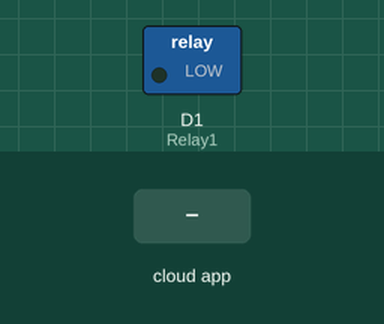
Bench run of a sketch on a simulated ESP8266 (NodeMCU). Parts: switched loads named in the sketch (green lamp = pin HIGH). The inputs (shaded band) are chosen by the test bench. WiFi joins after 1.5 s; servers stay silent unless stated; no MQTT or app messages arrive unless stated; what the sketch prints to the serial monitor is not drawn.

Above: at 2.7 s.
2.8 s: the phone or cloud app sets Light to 0
At 3.2 s:
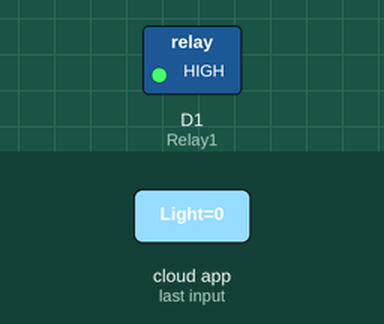
4.3 s: the phone or cloud app sets Light to 1
At 5.1 s:
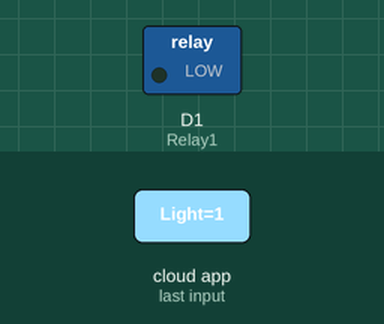
Timing chart, 0 to 7.3 s (numbered marks = the images above; inputs shaded):
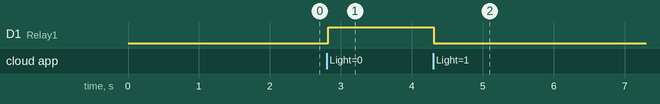

The sketch:

G-Home_by_IFTTT.ino
```cpp
#include <ESP8266WiFi.h>
#include "Adafruit_MQTT.h"
#include "Adafruit_MQTT_Client.h"

#define Relay1            D1

#define WLAN_SSID       "WIFI NAME"             // Your SSID
#define WLAN_PASS       "WIFI PASS"        // Your password

/************************* Adafruit.io Setup *********************************/

#define AIO_SERVER      "io.adafruit.com"
#define AIO_SERVERPORT  1883                   // use 8883 for SSL
#define AIO_USERNAME    "ADAFRUIT Username"            // Replace it with your username
#define AIO_KEY         "Adafruit Auth Key"   // Replace with your Project Auth Key

/************ Global State (you don't need to change this!) ******************/

// Create an ESP8266 WiFiClient class to connect to the MQTT server.
WiFiClient client;
// or... use WiFiFlientSecure for SSL
//WiFiClientSecure client;

// Setup the MQTT client class by passing in the WiFi client and MQTT server and login details.
Adafruit_MQTT_Client mqtt(&client, AIO_SERVER, AIO_SERVERPORT, AIO_USERNAME, AIO_KEY);

/****************************** Feeds ***************************************/


// Setup a feed called 'onoff' for subscribing to changes.
Adafruit_MQTT_Subscribe Light1 = Adafruit_MQTT_Subscribe(&mqtt, AIO_USERNAME"/feeds/Light"); // FeedName

void MQTT_connect();

void setup() {
  Serial.begin(115200);

  pinMode(Relay1, OUTPUT);

  // Connect to WiFi access point.
  Serial.println(); Serial.println();
  Serial.print("Connecting to ");
  Serial.println(WLAN_SSID);

  WiFi.begin(WLAN_SSID, WLAN_PASS);
  while (WiFi.status() != WL_CONNECTED) {
    delay(500);
    Serial.print(".");
  }
  Serial.println();

  Serial.println("WiFi connected");
  Serial.println("IP address: ");
  Serial.println(WiFi.localIP());


  // Setup MQTT subscription for onoff feed.
  mqtt.subscribe(&Light1);
}

void loop() {

  MQTT_connect();

  Adafruit_MQTT_Subscribe *subscription;
  while ((subscription = mqtt.readSubscription(5000))) {
    if (subscription == &Light1) {
      Serial.print(F("Got: "));
      Serial.println((char *)Light1.lastread);
      int Light1_State = atoi((char *)Light1.lastread);
      digitalWrite(Relay1, !(Light1_State));

    }
  }
}

void MQTT_connect() {
  int8_t ret;

  // Stop if already connected.
  if (mqtt.connected()) {
    return;
  }

  Serial.print("Connecting to MQTT... ");

  uint8_t retries = 3;

  while ((ret = mqtt.connect()) != 0) { // connect will return 0 for connected
    Serial.println(mqtt.connectErrorString(ret));
    Serial.println("Retrying MQTT connection in 5 seconds...");
    mqtt.disconnect();
    delay(5000);  // wait 5 seconds
    retries--;
    if (retries == 0) {
      // basically die and wait for WDT to reset me
      while (1);
    }
  }
  Serial.println("MQTT Connected!");

}
```

Measured:
- after the input at 2.8 s, D1 (Relay1): LOW → HIGH at once
- after the input at 4.3 s, D1 (Relay1): HIGH → LOW at once
